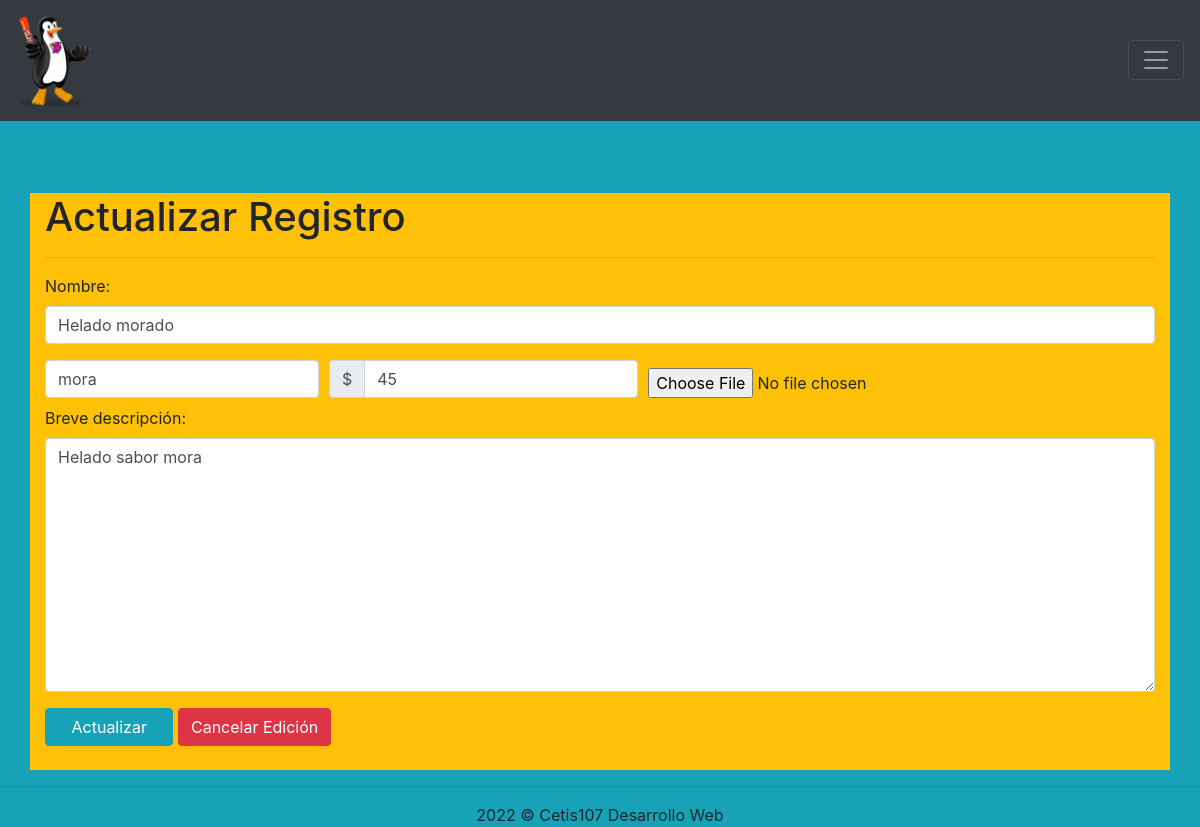
The page /TiendaBonIce_Parcial2/actualizarRegistro.php?id=2 on the database its author committed.
### tables this page shows
CREATE TABLE `productos` (
  `id` int(11) NOT NULL,
  `nombre_producto` varchar(100) NOT NULL,
  `sabor` varchar(100) NOT NULL,
  `precio` int(11) NOT NULL,
  `breve_descripcion` text NOT NULL,
  `imagen` varchar(200) NOT NULL
);

### TiendaBonIce_Parcial2/actualizarRegistro.php (the view, shortened to what this page needs)
<!DOCTYPE html>
<html lang="en">
<head>
    <link rel="stylesheet" href="css/bootstrap.css">
</head>
<body class="fondo">
    <?php
        include 'conexionConBD.php';
        $id = $_GET["id"];
        $sql = "SELECT * FROM productos WHERE id=" . $id;
        $resultado = $conexion->query($sql);
        $registro = $resultado->fetch_assoc();
    ?>
    <?php include 'menu.php'; ?>
    <br><br><br>
    <div class="container bg-warning">
        <div class="row">
            <div class="col-12">
                <h1>Actualizar Registro</h1><hr>
                <form method="post" action="guardarRegistro.php" enctype="multipart/form-data">
                    <div class="form-group">
                        <label for="">Nombre:</label>
                        <input value="<?php echo $registro["nombre_producto"]; ?>" type="text" class="form-control" name="nombre_producto">
                    </div>
                    <div class="form-row align-items-center">
                        <div class="col-auto">
                            <input value="<?php echo $registro["sabor"]; ?>" name="sabor" type="text" class="form-control mb-2" id="inlineFormInput">
                        </div>
                        <div class="col-auto">
                            <div class="input-group mb-2">
                                <div class="input-group-prepend">
                                    <div class="input-group-text">$</div>
                                </div>
                                <input value="<?php echo $registro["precio"]; ?>" name="precio" type="number" class="form-control" id="inlineFormInputGroup">
                            </div>
                        </div>
                        <div class="col-auto">
                            <input type="file" name="file1">
                        </div>
                    </div>
                    <div class="form-group">
                        <label for="">Breve descripción:</label>
                        <textarea class="form-control" name="breve_descripcion" rows="10" ><?php echo $registro["breve_descripcion"]; ?></textarea>
                    </div>
                    <div>
                        <input type="submit" class="btn btn-info" value="   Actualizar   ">
                        <a href="consultarDatos.php" class="btn btn-danger">Cancelar Edición</a>
                    </div>
                    <br>
                </form>
            </div>
        </div>
    </div>
    <footer class="text-center">
        <hr>
        2022 &copy; Cetis107 Desarrollo Web
    </footer>
</body>
</html>

### TiendaBonIce_Parcial2/actualizarRegistro.php (style rules this page uses)
.fondo { background-color: #17a2b8; }

### rows shown on the page
productos: nombre_producto "Helado morado", sabor "mora", precio "45", breve_descripcion "Helado sabor mora"
